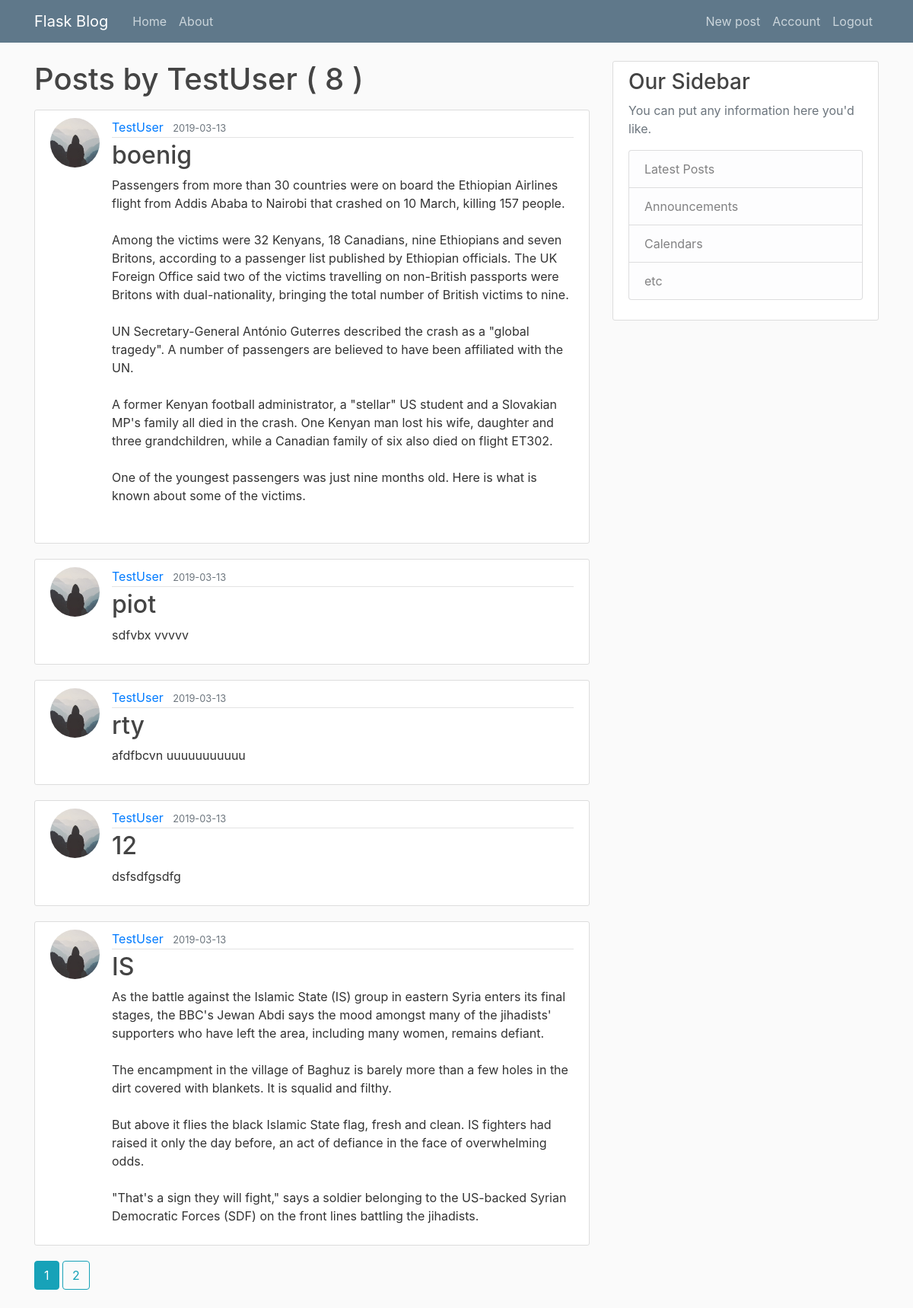
Page /user/TestUser (signed in) on the committed database.
### flaskblog/models.py (models this page shows, shortened)
class User(db.Model, UserMixin):
    id = db.Column(db.Integer, primary_key=True) #user ID is an integer and this will be our pirimary_key
    username = db.Column(db.String(20), unique=True, nullable=False) #we assumed that username will be max 20 character long. username must be unique and cannot have value NULL
    email = db.Column(db.String(120), unique=True, nullable=False) #we assumed that email will be max 120 character long. email must be unique and cannot have value NULL
    image_file = db.Column(db.String(20), nullable=False, default='default.jpg') #we assumed that user profile picture name will be max 20 character long.
    password = db.Column(db.String(60), nullable=False)
    posts = db.relationship('Post', backref='author', lazy=True)

class Post(db.Model):
    id = db.Column(db.Integer, primary_key=True) #
    title = db.Column(db.String(100), nullable=False)
    date_posted = db.Column(db.DateTime, nullable=False, default = datetime.utcnow) # datetime.utcnow is without parenthis () because we want to pass function (not a value of this executed function)
    content = db.Column(db.Text, nullable=False)
    user_id = db.Column(db.Integer, db.ForeignKey('user.id'), nullable=False)

### flaskblog/users/routes.py (the view)
@users.route("/user/<string:username>")
def user_posts(username):
    page = request.args.get('page', 1, type=int) # default page is page '1', type int is for
    user = User.query.filter_by(username = username).first_or_404() #If you will get None then return code 404
    posts = Post.query.filter_by(author=user)\
        .order_by(Post.date_posted.desc())\
        .paginate(page=page, per_page=5) #create post variable that will use paginate and order posts (latest first)
    return render_template('user_posts.html', posts= posts, user=user)

### flaskblog/models.py (called while the page is built)
@login_manager.user_loader
def load_user(user_id):
    return User.query.get(int(user_id))

### flaskblog/templates/user_posts.html (shortened to what this page needs)
{% extends "layout.html" %}
{% block content %}
    <h1 class="mb-3"> Posts by {{ user.username }} ( {{ posts.total }} ) </h1>
    {% for post in posts.items %}
        <article class="media content-section">
          <img class="rounded-circle article-img" src="{{ url_for('static', filename = 'profile_pics/' + post.author.image_file) }}">
          <div class="media-body">
            <div class="article-metadata">
              <a class="mr-2" href=" {{ url_for('users.user_posts', username= post.author.username) }} ">{{ post.author.username }}</a>
              <small class="text-muted">{{ post.date_posted.strftime('%Y-%m-%d') }}</small>
            </div>
            <h2><a class="article-title" href="{{ url_for('posts.post', post_id = post.id) }}">{{ post.title }}</a></h2>
            <p class="article-content">{{ post.content }}</p>
          </div>
        </article>
    {% endfor %}
    {% for page_num in posts.iter_pages(left_edge=1, right_edge=1, left_current=1, right_current=2) %}
        {% if page_num %}
            {% if posts.page == page_num %}
                <a class = "btn btn-info mb-4" href="{{ url_for('users.user_posts', username=user.username, page = page_num)}}">{{ page_num}}</a>
            {% else %}
                <a class = "btn btn-outline-info mb-4" href="{{ url_for('users.user_posts', username=user.username, page = page_num)}}">{{ page_num}}</a>
            {% endif %}
        {% endif %}
    {% endfor %}
{% endblock content %}

### flaskblog/static/main.css (style rules this page uses)
body { background: #fafafa; color: #333333; margin-top: 5rem; }
h1, h2, h3, h4, h5, h6 { color: #444444; }
.content-section { background: #ffffff; padding: 10px 20px; border: 1px solid #dddddd; border-radius: 3px; margin-bottom: 20px; }
.article-title { color: #444444; }
.article-content { white-space: pre-line; }
.article-img { height: 65px; width: 65px; margin-right: 16px; }
.article-metadata { padding-bottom: 1px; margin-bottom: 4px; border-bottom: 1px solid #e3e3e3 }

### rows in the picture
User: username "TestUser"
Post: image_file (placeholder picture), author.username "TestUser", date_posted "2019-03-13", title "boenig", content "Passengers from more than 30 countries were on board the Ethiopian Airlines flight from Addis Ababa to Nairobi that crashed on 10 March, killing 157 people. Among the victims were 32 Kenyans, 18 Canadians, nine Ethiopians and seven Britons, according to a passenger list published by Ethiopian officials. The UK Foreign Office said two of the victims travelling on non-British passports were Britons with dual-nationality, bringing the total number of British victims to nine. UN Secretary-General António Guterres described the crash as a \"global tragedy\". A number of passengers are believed to have been affiliated with the UN. A former Kenyan football administrator, a \"stellar\" US student and a…"
Post: image_file (placeholder picture), author.username "TestUser", date_posted "2019-03-13", title "piot", content "sdfvbx vvvvv"
Post: image_file (placeholder picture), author.username "TestUser", date_posted "2019-03-13", title "rty", content "afdfbcvn uuuuuuuuuuu"
Post: image_file (placeholder picture), author.username "TestUser", date_posted "2019-03-13", title "12", content "dsfsdfgsdfg"
Post: image_file (placeholder picture), author.username "TestUser", date_posted "2019-03-13", title "IS", content "As the battle against the Islamic State (IS) group in eastern Syria enters its final stages, the BBC's Jewan Abdi says the mood amongst many of the jihadists' supporters who have left the area, including many women, remains defiant. The encampment in the village of Baghuz is barely more than a few holes in the dirt covered with blankets. It is squalid and filthy. But above it flies the black Islamic State flag, fresh and clean. IS fighters had raised it only the day before, an act of defiance in the face of overwhelming odds. \"That's a sign they will fight,\" says a soldier belonging to the US-backed Syrian Democratic Forces (SDF) on the front lines battling the jihadists."

### other values in the picture
{{ posts.total }} "8"
{{ page_num }} "1"
{{ page_num }} "2"
